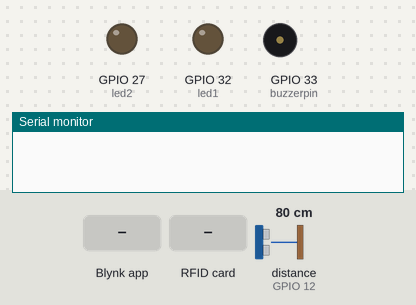
The sketch below on a simulated ESP32. Parts: output pins drawn as LEDs (lit = HIGH), buzzer (waves = sounding), the last lines printed to the serial monitor. The inputs (shaded band) are chosen by the test bench; at power-on: distance to the obstacle (sensor on GPIO 12) 80 cm. The echo pulse lasts 58.3 µs per cm; WiFi joins after 1.5 s; servers stay silent unless stated; pins used as bus, display or sensor lines are not drawn.

Above: at 3.0 s.
3.1 s: Blynk app writes 1 to V1
6.1 s: RFID card 5E 7A 19 C4 held to the reader
At 8.1 s:
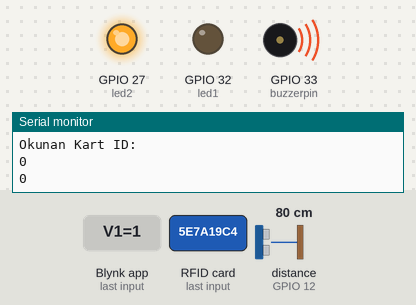
At 11.1 s:
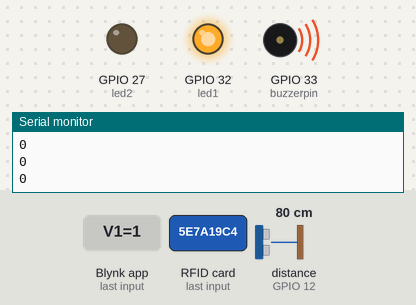
Timing chart, 0 to 15.1 s (numbered marks = the images above; inputs shaded):
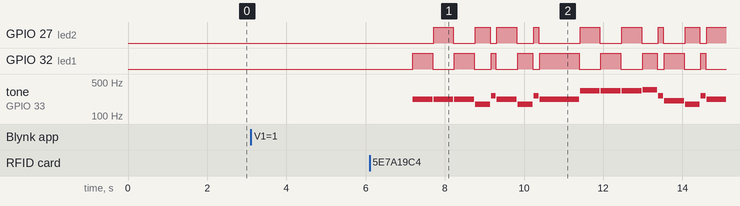

The sketch:

KaynakKodu.ino
```cpp
#include <pitches.h>
#include <Tone32.h>

#include <SPI.h>
#include <MFRC522.h>
#include <Arduino.h>
MFRC522 rfid(21, 22);
byte Kart[4] = {233,179,102,194};
boolean Yetki;
int ringBuzzer=1;
int counter=0;
int hata_counter=0;
#define led1 32
#define led2 27

#define echo 12
#define trig 13
#define BLYNK_PRINT Serial
#include <WiFi.h>
#include <WiFiClient.h>
#include <BlynkSimpleEsp32.h>
int pinValue;
int freq = 2000;
int channel = 0;
int resolution = 8;
int buzzerpin = 33;
char auth[] = "E7Fty_fKSm-R6q3AVRieDOGHF2FGE9bY";
char ssid[] = "TurkTelekom_TA392";
char pass[] = "t73pxqGc";
#define  C0 16.35
#define Db0 17.32
#define D0  18.35
#define Eb0 19.45
#define E0  20.60
#define F0  21.83
#define Gb0 23.12
#define G0  24.50
#define Ab0 25.96
#define LA0 27.50
#define Bb0 29.14
#define B0  30.87
#define C1  32.70
#define Db1 34.65
#define D1  36.71
#define Eb1 38.89
#define E1  41.20
#define F1  43.65
#define Gb1 46.25
#define G1  49.00
#define Ab1 51.91
#define LA1 55.00
#define Bb1 58.27
#define B1  61.74
#define C2  65.41
#define Db2 69.30
#define D2  73.42
#define Eb2 77.78
#define E2  82.41
#define F2  87.31
#define Gb2 92.50
#define G2  98.00
#define Ab2 103.83
#define LA2 110.00
#define Bb2 116.54
#define B2  123.47
#define C3  130.81
#define Db3 138.59
#define D3  146.83
#define Eb3 155.56
#define E3  164.81
#define F3  174.61
#define Gb3 185.00
#define G3  196.00
#define Ab3 207.65
#define LA3 220.00
#define Bb3 233.08
#define B3  246.94
#define C4  261.63
#define Db4 277.18
#define D4  293.66
#define Eb4 311.13
#define E4  329.63
#define F4  349.23
#define Gb4 369.99
#define G4  392.00
#define Ab4 415.30
#define LA4 440.00
#define Bb4 466.16
#define B4  493.88
#define C5  523.25
#define Db5 554.37
#define D5  587.33
#define Eb5 622.25
#define E5  659.26
#define F5  698.46
#define Gb5 739.99
#define G5  783.99
#define Ab5 830.61
#define LA5 880.00
#define Bb5 932.33
#define B5  987.77
#define C6  1046.50
#define Db6 1108.73
#define D6  1174.66
#define Eb6 1244.51
#define E6  1318.51
#define F6  1396.91
#define Gb6 1479.98
#define G6  1567.98
#define Ab6 1661.22
#define LA6 1760.00
#define Bb6 1864.66
#define B6  1975.53
#define C7  2093.00
#define Db7 2217.46
#define D7  2349.32
#define Eb7 2489.02
#define E7  2637.02
#define F7  2793.83
#define Gb7 2959.96
#define G7  3135.96
#define Ab7 3322.44
#define LA7 3520.01
#define Bb7 3729.31
#define B7  3951.07
#define C8  4186.01
#define Db8 4434.92
#define D8  4698.64
#define Eb8 4978.03

#define BPM 120
#define H 2*Q
#define Q 60000/BPM
#define E Q/2
#define S Q/4
#define W 4*Q

  void setup()
{
  Serial.begin(9600);
  pinMode(echo,INPUT);
  pinMode(trig,OUTPUT);


  ledcSetup(channel, freq, resolution);
  ledcAttachPin(buzzerpin, channel);
  SPI.begin();
  rfid.PCD_Init();
  Blynk.begin(auth, ssid, pass);

}
int RfidOkuma(){
   Yetki = true;
  if ( rfid.PICC_IsNewCardPresent())
  {
    if ( rfid.PICC_ReadCardSerial())
    { Serial.print("Okunan Kart ID: ");
     for(int a=0;a<4;a++){
      //Serial.print(rfid.uid.uidByte[a]);
      Serial.print(" ");
      }
      Serial.print("\n");
    }
    for (int i = 0; i < 4; i++)
    {
      if (rfid.uid.uidByte[i] != Kart[i])
      {
        Yetki = false;
      }
    }
   return Yetki;
  }
  }

void mytone(int freq, int duration) {
   int onay=RfidOkuma();
  Serial.println(onay);
  if(onay == 1)
  {
    Serial.println("Kart doğrulandı");
    Serial.println("Alarm kapandi");
    exit(0);
    }
   else{
  pinMode(led1,OUTPUT);
  pinMode(led2,OUTPUT);
  ledcWriteTone(channel, freq);

  if(counter % 2 == 0)
  {

    digitalWrite(led1,HIGH);
    delay(duration);
    digitalWrite(led1,LOW);

  }
  else
  {

    digitalWrite(led2,HIGH);
    delay(duration);
    digitalWrite(led2,LOW);

  }
  ledcWriteTone(channel, 0);
  counter++;
  }


}


BLYNK_WRITE(V1){
  pinValue = param.asInt();
  }


void loop()
{

  Blynk.run();


  int distance,theTime;
 while(pinValue == 1){
  int hata=RfidOkuma();
  if(hata == 0){
    hata_counter++;
    if(hata_counter%3 == 0 && hata_counter != 0){
      callAlarm();

      }
      delay(2000);
    }
    if(hata == 1){
      hata_counter == 0;
      Serial.println("Kart onaylandı");
      Serial.println("Hoşgeldiniz");
      pinValue = 0;

      }
  digitalWrite(trig,LOW);
  delayMicroseconds(2);
  digitalWrite(trig,HIGH);
  delayMicroseconds(10);
  digitalWrite(trig,LOW);
  theTime = pulseIn(echo,HIGH);
  distance = (theTime/2)/29.1;

  Serial.println(distance);
  if(distance <= 10 ){
    Blynk.notify("Hareket Algilandi!!!");
    callAlarm();
    }
    Blynk.run();
 }

}


  void callAlarm() {

  while(ringBuzzer==1){
    mytone(LA3,Q);
    mytone(LA3,Q);
    mytone(LA3,Q);
    mytone(F3,E+S);
    mytone(C4,S);

    mytone(LA3,Q);
    mytone(F3,E+S);
    mytone(C4,S);
    mytone(LA3,H);

    mytone(E4,Q);
    mytone(E4,Q);
    mytone(E4,Q);
    mytone(F4,E+S);
    mytone(C4,S);

    mytone(Ab3,Q);
    mytone(F3,E+S);
    mytone(C4,S);
    mytone(LA3,H);

    mytone(LA4,Q);
    mytone(LA3,E+S);
    mytone(LA3,S);
    mytone(LA4,Q);
    mytone(Ab4,E+S);
    mytone(G4,S);

    mytone(Gb4,S);
    mytone(E4,S);
    mytone(F4,E);
    delay(E);//PAUSE
    mytone(Bb3,E);
    mytone(Eb4,Q);
    mytone(D4,E+S);
    mytone(Db4,S);

    mytone(C4,S);
    mytone(B3,S);
    mytone(C4,E);
    delay(E);//PAUSE QUASI FINE RIGA
    mytone(F3,E);
    mytone(Ab3,Q);
    mytone(F3,E+S);
    mytone(LA3,S);

    mytone(C4,Q);
    mytone(LA3,E+S);
    mytone(C4,S);
    mytone(E4,H);

    mytone(LA4,Q);
    mytone(LA3,E+S);
    mytone(LA3,S);
    mytone(LA4,Q);
    mytone(Ab4,E+S);
    mytone(G4,S);

    mytone(Gb4,S);
    mytone(E4,S);
    mytone(F4,E);
    delay(E);//PAUSE
    mytone(Bb3,E);
    mytone(Eb4,Q);
    mytone(D4,E+S);
    mytone(Db4,S);

    mytone(C4,S);
    mytone(B3,S);
    mytone(C4,E);
    delay(E);//PAUSE QUASI FINE RIGA
    mytone(F3,E);
    mytone(Ab3,Q);
    mytone(F3,E+S);
    mytone(C4,S);

    mytone(LA3,Q);
    mytone(F3,E+S);
    mytone(C4,S);
    mytone(LA3,H);

    delay(2*H);
 ringBuzzer=0;
  }

}
```

Measured:
- by itself, tone on GPIO 33 (buzzerpin): plays 220 Hz for 0.50 s, 220 Hz for 0.50 s, 220 Hz for 0.50 s, 174 Hz for 0.38 s, 261 Hz for 0.13 s, 220 Hz for 0.50 s … (18 notes in this stretch)
